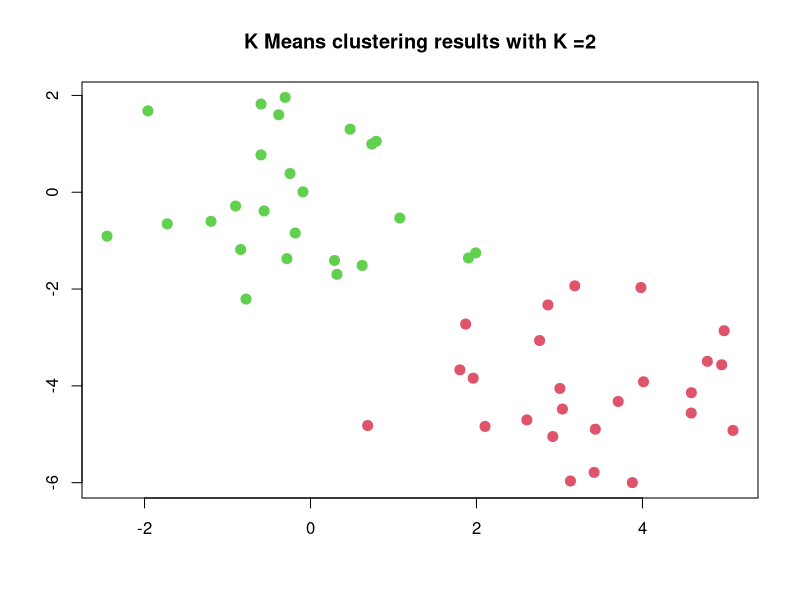
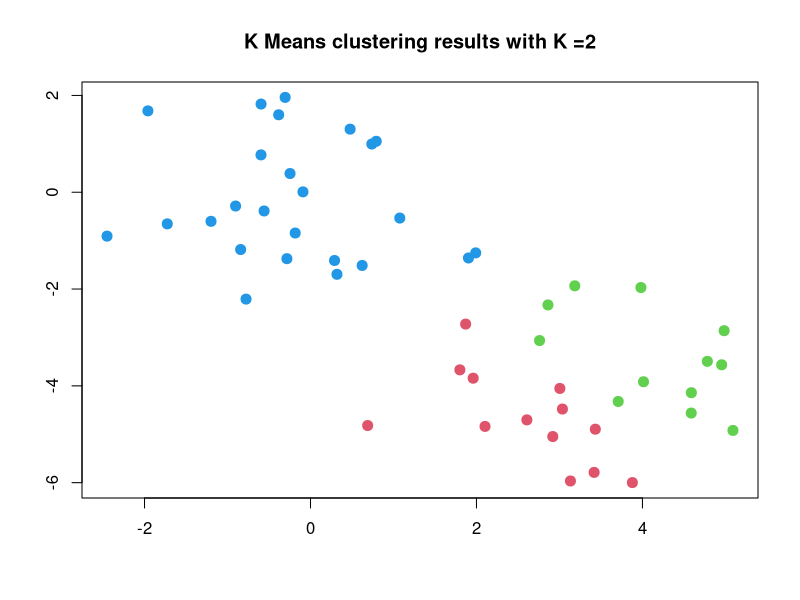
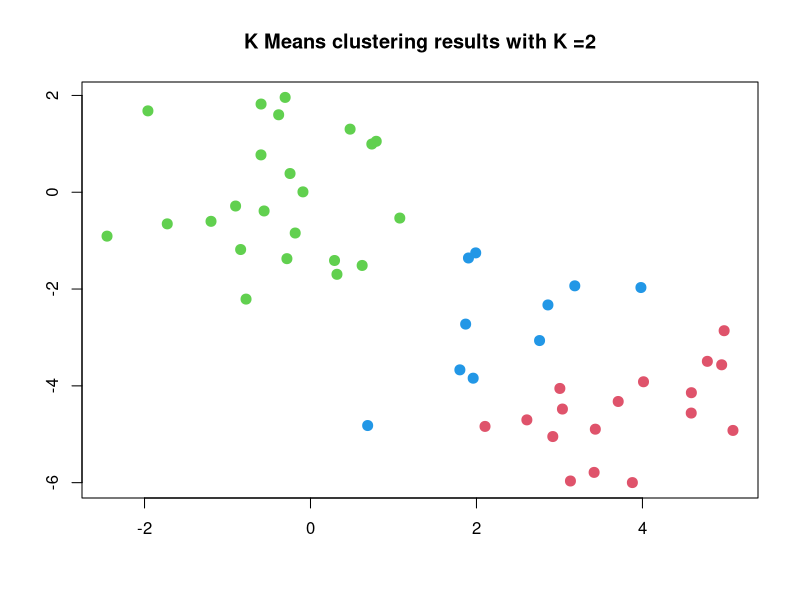

These figures' R source, in order:
set.seed(2)
x <- matrix(rnorm(50*2), ncol = 2)
x[1:25,1] <- x[1:25,1]+3
x[1:25,2] <- x[1:25,2]-4

km.out <- kmeans(x,2,nstart = 20)
km.out$cluster
plot(x,col = (km.out$cluster+1), main = "K Means clustering results with K =2",
     xlab = "", ylab = "", pch = 20, cex = 2)

set.seed(4)
km.out2 <- kmeans(x,3, nstart = 20)
km.out2

set.seed(4)
km.out3 <- kmeans(x,3, nstart = 1)
km.out3$tot.withinss
km.out4 <- kmeans(x,3, nstart = 20)
km.out4$tot.withinss
plot(x,col = (km.out3$cluster+1), main = "K Means clustering results with K =2",
     xlab = "", ylab = "", pch = 20, cex = 2)
plot(x,col = (km.out4$cluster+1), main = "K Means clustering results with K =2",
     xlab = "", ylab = "", pch = 20, cex = 2)
